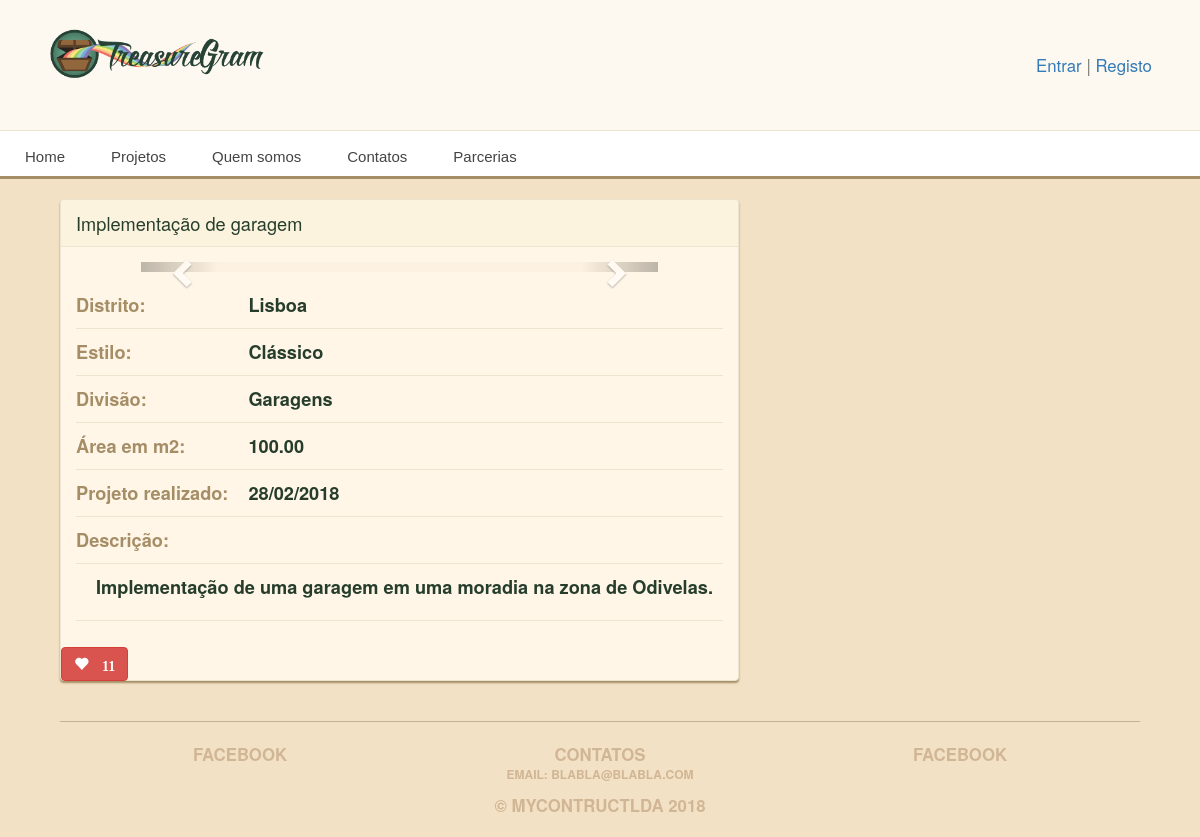
The page /projetos/detalhes/implementacao-de-garagem/ on the database as committed earlier.
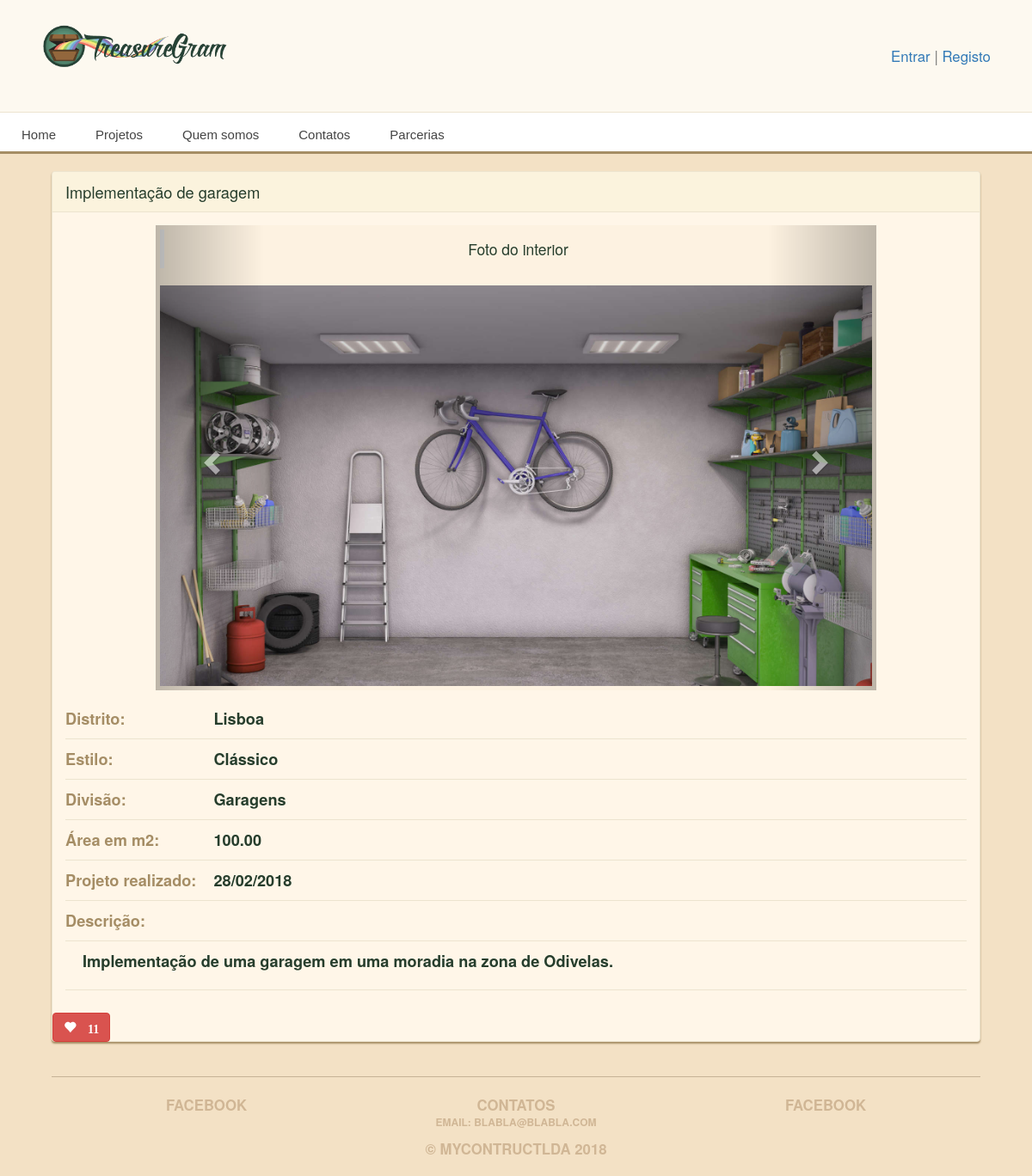
The same page on the database as committed later.
### main_app/models.py (models this page shows, shortened)
class FotosProjeto(models.Model):
    projeto = models.ForeignKey('Projetos', on_delete=models.CASCADE)
    likes = models.IntegerField(default=0)
    imagem = models.ImageField(upload_to='treasure_images', default='media/default.png')
    descricao = models.CharField(max_length=50)

### main_app/views.py (the view)
# urls.py: url(r'^projetos/detalhes/(?P<slug>[-\w]+)/$', views.detail, name = 'detail'),
def detail(request, slug):
    projeto = Projetos.objects.get(slug=slug)
    fotos_projeto = FotosProjeto.objects.filter(projeto = projeto)
    return render(request, 'detail.html', {'projeto': projeto, 'fotos': fotos_projeto})

### main_app/models.py (called while the page is built)
    def __str__(self):
        return self.divisao

    def __str__(self):
        return self.estilo

### main_app/templates/detail.html (shortened to what this page needs)
{% extends 'base.html' %}
{% load staticfiles %}
{% block content %}
<div class="row">
  <div class="treasure panel panel-default">
    <div class="panel-heading">
          <p class="panel-title">{{ projeto.titulo }}</p>
        </div>
    <div class="panel-body">
      <div class="treasure-photo-detail">
        <div id="myCarousel" class="carousel slide" data-ride="carousel">
            <div class="carousel-inner">
                  {% for foto in fotos %}
                      {% if forloop.first %}
                      <div class="active item">
                      {% else %}
                          <div class="item">
                      {% endif %}
                          <blockquote>
                              <p>{{ foto.descricao }}</p>
                          </blockquote>
                            <div  class="treasure-photo">
                              <img src="{{ foto.imagem.url }}" alt="" max-height="250px" />
                            </div>
                      </div>
                  {% endfor %}
                  </div>
          </div>
          <a class="left carousel-control" href="#myCarousel" data-slide="prev">
            <span class="glyphicon glyphicon-chevron-left"></span>
          </a>
          <a class="right carousel-control" href="#myCarousel" data-slide="next">
            <span class="glyphicon glyphicon-chevron-right"></span>
          </a>
      </div>
      <table class="treasure-table">
        <tr>
          <th>
            Distrito:
          </th>
          <td>{{ projeto.distrito }}</td>
        </tr>
        <tr>
          <th>
            Estilo:
          </th>
          <td>{{ projeto.estilo }}</td>
        </tr>
        <tr>
          <th>
            Divisão:
          </th>
          <td>{{ projeto.divisao }}</td>
        </tr>
         <tr>
          <th>
            Área em m2:
          </th>
          <td>{{ projeto.area }}</td>
        </tr>
          <tr>
          <th>
            Projeto realizado:
          </th>
          <td>{{ projeto.data_registo }}</td>
        </tr>
         <tr>
          <th>
            Descrição:
          </th>
        </tr>
        <tr>
          <td colspan="2">
              <p>{{ projeto.descricao }}</p>
          </td>
        </tr>
      </table>
    </div>
      <button id ="likes" data-id="{{projeto.id}}" class="btn btn-mini btn-danger glyphicon glyphicon-heart" type="button">
            {% if projeto.likes > 0 %} {{ projeto.likes }} {% endif %}
      </button>
  </div>
</div>
{% endblock %}

Rows that differ between the two databases and show on the page:
added FotosProjeto: descricao "Foto do interior", imagem (picture)
